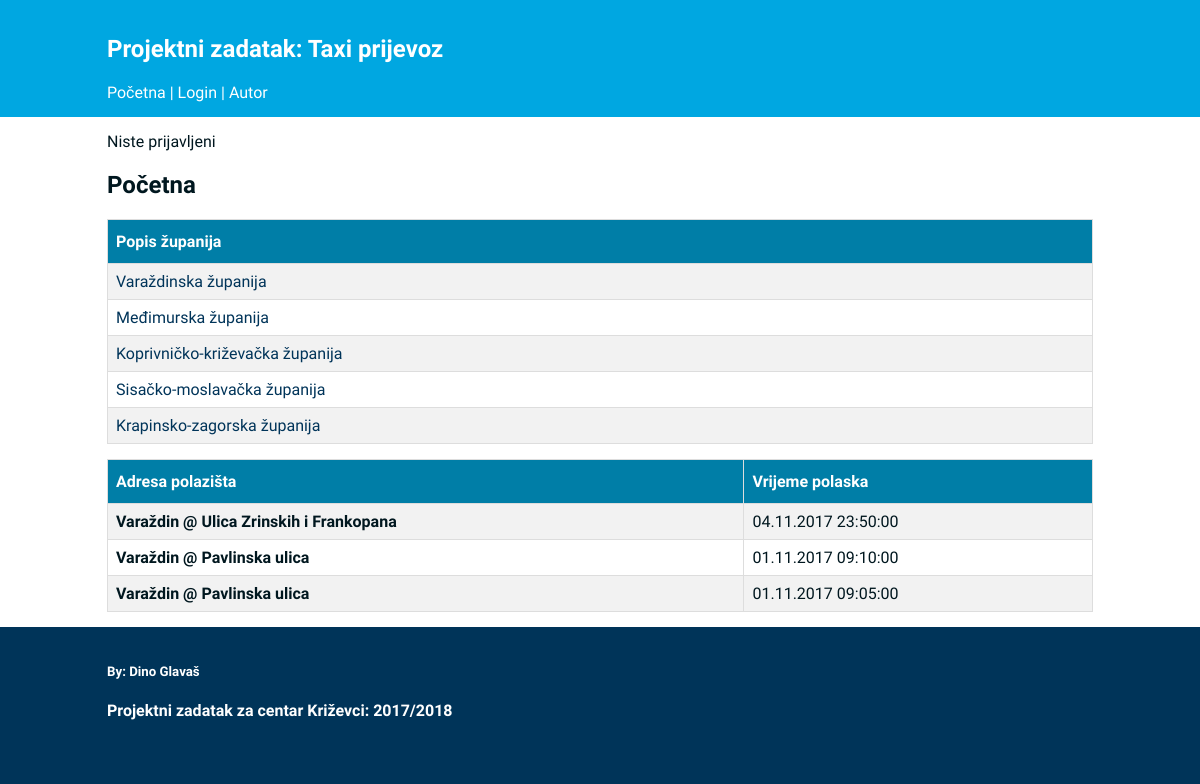
/index.php?zupanijaId=1, run on the app's committed database.
### tables this page shows
CREATE TABLE IF NOT EXISTS `zupanija` (
  `zupanija_id` INT(10) NOT NULL AUTO_INCREMENT,
  `moderator_id` INT(10) NOT NULL,
  `naziv` VARCHAR(50) NOT NULL,
  `broj_vozila` INT(4) NOT NULL,
  PRIMARY KEY (`zupanija_id`),
  INDEX `fk_kateogrija_predmeta_korisnik1_idx` (`moderator_id` ASC),
  CONSTRAINT `fk_kateogrija_predmeta_korisnik1`
    FOREIGN KEY (`moderator_id`)
    REFERENCES `korisnik` (`korisnik_id`)
    ON DELETE NO ACTION
    ON UPDATE NO ACTION);

CREATE TABLE IF NOT EXISTS `rezervacija` (
  `rezervacija_id` INT(10) NOT NULL AUTO_INCREMENT,
  `korisnik_id` INT(10) NOT NULL,
  `vozilo_id` INT(10) NOT NULL,
  `adresa_polaska_id` INT(10) NOT NULL,
  `adresa_odredista_id` INT(10) NOT NULL,
  `datum_vrijeme_polaska` DATETIME NOT NULL,
  `datum_vrijeme_dolaska` DATETIME NULL,
  `komentar` VARCHAR(100) NULL,
  `status` INT(1) NOT NULL,
  INDEX `fk_ulica_has_korisnik_korisnik1_idx` (`korisnik_id` ASC),
  INDEX `fk_ulica_has_korisnik_ulica1_idx` (`adresa_polaska_id` ASC),
  INDEX `fk_rezervacija_vozilo1_idx` (`vozilo_id` ASC),
  PRIMARY KEY (`rezervacija_id`),
  CONSTRAINT `fk_ulica_has_korisnik_ulica1`
    FOREIGN KEY (`adresa_polaska_id`)
    REFERENCES `adresa` (`adresa_id`)
    ON DELETE NO ACTION
    ON UPDATE NO ACTION,
  CONSTRAINT `fk_ulica_has_korisnik_korisnik1`
    FOREIGN KEY (`korisnik_id`)
    REFERENCES `korisnik` (`korisnik_id`)
    ON DELETE NO ACTION
    ON UPDATE NO ACTION,
  CONSTRAINT `fk_rezervacija_vozilo1`
    FOREIGN KEY (`vozilo_id`)
    REFERENCES `vozilo` (`vozilo_id`)
    ON DELETE NO ACTION
    ON UPDATE NO ACTION);

CREATE TABLE IF NOT EXISTS `adresa` (
  `adresa_id` INT(10) NOT NULL AUTO_INCREMENT,
  `zupanija_id` INT(10) NOT NULL,
  `grad` VARCHAR(50) NOT NULL,
  `ulica` VARCHAR(50) NOT NULL,
  PRIMARY KEY (`adresa_id`),
  INDEX `fk_ulica_podrucje1_idx` (`zupanija_id` ASC),
  CONSTRAINT `fk_ulica_podrucje1`
    FOREIGN KEY (`zupanija_id`)
    REFERENCES `zupanija` (`zupanija_id`)
    ON DELETE NO ACTION
    ON UPDATE NO ACTION);

### baza.php (called while the page is built, shortened)
<?php
$baza = 'iwa_2017_kz_projekt';
$korisnik = 'iwa_2017';
$lozinka = 'foi2017';
$server = 'localhost';
$connection = mysqli_connect($server, $korisnik, $lozinka, $baza);
function sql($sql) {
	global $connection;
	$r = mysqli_query($connection, $sql);
	return $r;
}
function procitaj_datum_iz_baze($d) {
	$datum = explode(" ", $d);
	$datum_kalendar = explode("-", $datum[0]);
	return $datum_kalendar[2].".".$datum_kalendar[1].".".$datum_kalendar[0]." ".$datum[1];
}
?>

### index.php (the view, shortened to what this page needs)
<?php
require_once("header.php");
echo "<h2>Početna</h2>";
$sql = "SELECT zupanija_id, naziv FROM zupanija";
$r = sql($sql);
if (mysqli_num_rows($r) > 0) {
	echo "
	<table class='tablica'>
		<tr>
			<th>Popis županija</th>
		</tr>";
		while(list($zupanija_id, $naziv) = mysqli_fetch_array($r, MYSQLI_BOTH)) {
			echo "<tr>
				<td><a class='veza' href='index.php?zupanijaId=$zupanija_id'>$naziv</a></td>
			</tr>";
		}
	echo "</table>";
	if (isset($_GET['zupanijaId'])) {
		$id = $_GET['zupanijaId'];
		$sql = "SELECT r.`rezervacija_id`, r.`korisnik_id`, r.`vozilo_id`, r.`adresa_polaska_id`, r.`adresa_odredista_id`, r.`datum_vrijeme_polaska`, r.`datum_vrijeme_dolaska`, r.`komentar`, r.`status`, a.`adresa_id`, a.`ulica` , a.`grad`
		FROM `rezervacija` r, `adresa` a
		WHERE a.`zupanija_id`='$id'
		AND r.`adresa_polaska_id`=a.`adresa_id`
		ORDER BY r.`datum_vrijeme_polaska` DESC";
		if (!isset($_SESSION['prijavljen'])) {
			$sql .= " LIMIT 3";
		}
		$r = sql($sql);
		if (mysqli_num_rows($r) > 0) {
			echo "
			<table class='tablica'>
				<tr>
					<th>Adresa polazišta</th>
					<th>Vrijeme polaska</th>";
				echo "</tr>";
				while(list($rezervacija_id, $korisnik_id, $vozilo_id, $adresa_polaska_id, $adresa_odredista_id, $dv_polaska, $dv_dolaska, $komentar, $status, $adresa_id, $ulica, $grad) = mysqli_fetch_array($r, MYSQLI_BOTH)) {
					echo "<tr>
						<td><b>$grad @ $ulica</b></td>
						<td>".procitaj_datum_iz_baze($dv_polaska)."</td>";
					echo "</tr>";
				}
				echo "</table>";
		} else {
			echo "<h3>Nema prijevoza za adrese iz ove županije!<h3>";
		}
	}
} else {
	echo "<h3>Nema županija u bazi!<h3>";
}
require_once("footer.php")
?>

### css.css (style rules this page uses)
body { font-family: 'Sarabun', sans-serif; width: 100%; margin: 0; background-color: #003459; color: #00171F; }
a:link { color: white; text-decoration: none; }
.tablica { margin-top: 15px; border-collapse: collapse; width: 100%; }
.tablica td, .tablica th { border: 1px solid #ddd; padding: 8px; }
.tablica tr:nth-child(even) { background-color: #f2f2f2; }
.tablica th { padding-top: 12px; padding-bottom: 12px; text-align: left; background-color: #007EA7; color: white; }
a:link.veza { text-decoration:none; color:#003459; }

### data on the page
zupanija: naziv "Varaždinska županija"
zupanija: naziv "Međimurska županija"
zupanija: naziv "Koprivničko-križevačka županija"
zupanija: naziv "Sisačko-moslavačka županija"
zupanija: naziv "Krapinsko-zagorska županija"
rezervacija: adresa_polaska.grad "Varaždin", adresa_polaska.ulica "Ulica Zrinskih i Frankopana", datum_vrijeme_polaska "04.11.2017 23:50:00"
rezervacija: adresa_polaska.grad "Varaždin", adresa_polaska.ulica "Pavlinska ulica", datum_vrijeme_polaska "01.11.2017 09:10:00"
rezervacija: adresa_polaska.grad "Varaždin", adresa_polaska.ulica "Pavlinska ulica", datum_vrijeme_polaska "01.11.2017 09:05:00"
